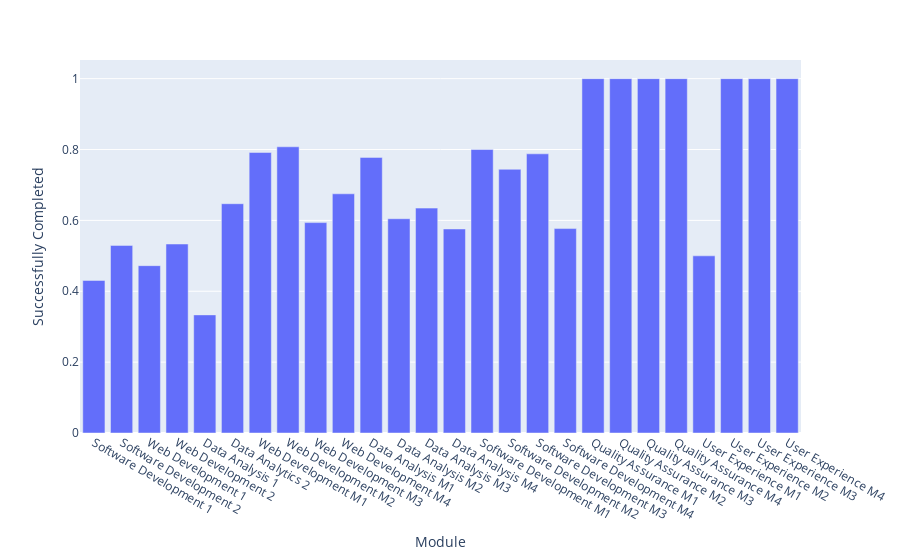

The code cell stored with this chart in its notebook:
### Code cell
# Just testing
completion = Get_completion_percentages(enrollments)
px.bar(completion, x='Module', y='Successfully Completed').show()

### Figure 1 — Plotly figure (JSON) as saved in the notebook; plotly's stock layout.template omitted (floating-point values rounded to 4 significant figures)
{"data": [{"hovertemplate": "Module=%{x}<br>Successfully Completed=%{y}<extra></extra>", "legendgroup": "", "marker": {"color": "#636efa", "pattern": {"shape": ""}}, "name": "", "orientation": "v", "showlegend": false, "textposition": "auto", "type": "bar", "x": ["Software Development 1", "Software Development 2", "Web Development 1", "Web Development 2", "Data Analysis 1", "Data Analytics 2", "Web Development M1", "Web Development M2", "Web Development M3", "Web Development M4", "Data Analysis M1", "Data Analysis M2", "Data Analysis M3", "Data Analysis M4", "Software Development M1", "Software Development M2", "Software Development M3", "Software Development M4", "Quality Assurance M1", "Quality Assurance M2", "Quality Assurance M3", "Quality Assurance M4", "User Experience M1", "User Experience M2", "User Experience M3", "User Experience M4"], "xaxis": "x", "y": [0.4306, 0.5294, 0.4722, 0.5333, 0.3333, 0.6471, 0.7917, 0.8077, 0.5938, 0.675, 0.7778, 0.6047, 0.6346, 0.5758, 0.8, 0.7442, 0.7879, 0.5769, 1.0, 1.0, 1.0, 1.0, 0.5, 1.0, 1.0, 1.0], "yaxis": "y"}], "layout": {"barmode": "relative", "legend": {"tracegroupgap": 0}, "margin": {"t": 60}, "xaxis": {"anchor": "y", "domain": [0, 1], "title": {"text": "Module"}}, "yaxis": {"anchor": "x", "domain": [0, 1], "title": {"text": "Successfully Completed"}}}}
